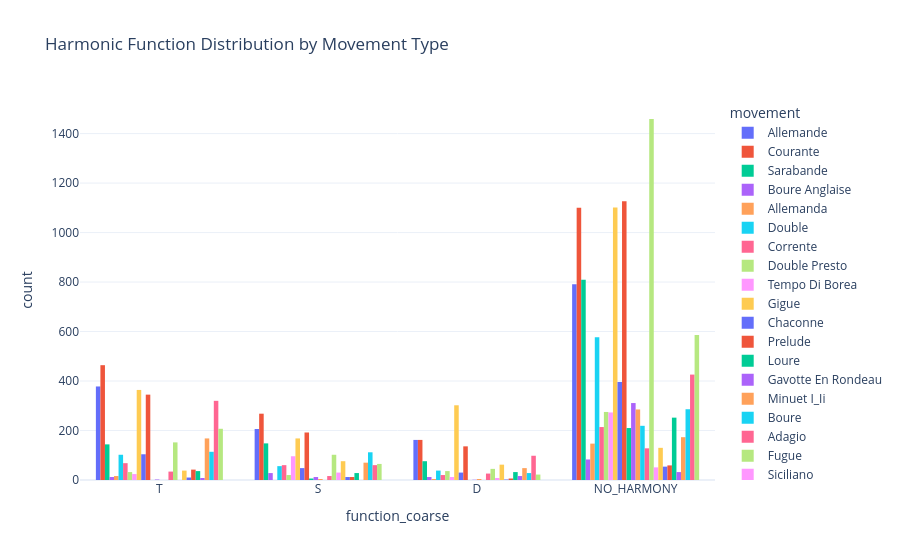

The code cell stored with this chart in its notebook:
### Code cell
fig = px.histogram(
    df,
    x="function_coarse",
    color="movement",
    barmode="group",
    title="Harmonic Function Distribution by Movement Type"
)

fig.show()

### Figure 1 — Plotly figure (JSON) as saved in the notebook; plotly's stock layout.template omitted (floating-point values rounded to 4 significant figures; data arrays with more than 128 entries replaced by an {"elided": "..."} marker saying what was removed)
{"data": [{"alignmentgroup": "True", "bingroup": "x", "hovertemplate": "movement=Allemande<br>function_coarse=%{x}<br>count=%{y}<extra></extra>", "legendgroup": "Allemande", "marker": {"color": "#636efa", "pattern": {"shape": ""}}, "name": "Allemande", "offsetgroup": "Allemande", "orientation": "v", "showlegend": true, "type": "histogram", "x": {"elided": "1537 str values"}, "xaxis": "x", "yaxis": "y"}, {"alignmentgroup": "True", "bingroup": "x", "hovertemplate": "movement=Courante<br>function_coarse=%{x}<br>count=%{y}<extra></extra>", "legendgroup": "Courante", "marker": {"color": "#EF553B", "pattern": {"shape": ""}}, "name": "Courante", "offsetgroup": "Courante", "orientation": "v", "showlegend": true, "type": "histogram", "x": {"elided": "1994 str values"}, "xaxis": "x", "yaxis": "y"}, {"alignmentgroup": "True", "bingroup": "x", "hovertemplate": "movement=Sarabande<br>function_coarse=%{x}<br>count=%{y}<extra></extra>", "legendgroup": "Sarabande", "marker": {"color": "#00cc96", "pattern": {"shape": ""}}, "name": "Sarabande", "offsetgroup": "Sarabande", "orientation": "v", "showlegend": true, "type": "histogram", "x": {"elided": "1177 str values"}, "xaxis": "x", "yaxis": "y"}, {"alignmentgroup": "True", "bingroup": "x", "hovertemplate": "movement=Boure Anglaise<br>function_coarse=%{x}<br>count=%{y}<extra></extra>", "legendgroup": "Boure Anglaise", "marker": {"color": "#ab63fa", "pattern": {"shape": ""}}, "name": "Boure Anglaise", "offsetgroup": "Boure Anglaise", "orientation": "v", "showlegend": true, "type": "histogram", "x": {"elided": "135 str values"}, "xaxis": "x", "yaxis": "y"}, {"alignmentgroup": "True", "bingroup": "x", "hovertemplate": "movement=Allemanda<br>function_coarse=%{x}<br>count=%{y}<extra></extra>", "legendgroup": "Allemanda", "marker": {"color": "#FFA15A", "pattern": {"shape": ""}}, "name": "Allemanda", "offsetgroup": "Allemanda", "orientation": "v", "showlegend": true, "type": "histogram", "x": {"elided": "167 str values"}, "xaxis": "x", "yaxis": "y"}, {"alignmentgroup": "True", "bingroup": "x", "hovertemplate": "movement=Double<br>function_coarse=%{x}<br>count=%{y}<extra></extra>", "legendgroup": "Double", "marker": {"color": "#19d3f3", "pattern": {"shape": ""}}, "name": "Double", "offsetgroup": "Double", "orientation": "v", "showlegend": true, "type": "histogram", "x": {"elided": "773 str values"}, "xaxis": "x", "yaxis": "y"}, {"alignmentgroup": "True", "bingroup": "x", "hovertemplate": "movement=Corrente<br>function_coarse=%{x}<br>count=%{y}<extra></extra>", "legendgroup": "Corrente", "marker": {"color": "#FF6692", "pattern": {"shape": ""}}, "name": "Corrente", "offsetgroup": "Corrente", "orientation": "v", "showlegend": true, "type": "histogram", "x": {"elided": "362 str values"}, "xaxis": "x", "yaxis": "y"}, {"alignmentgroup": "True", "bingroup": "x", "hovertemplate": "movement=Double Presto<br>function_coarse=%{x}<br>count=%{y}<extra></extra>", "legendgroup": "Double Presto", "marker": {"color": "#B6E880", "pattern": {"shape": ""}}, "name": "Double Presto", "offsetgroup": "Double Presto", "orientation": "v", "showlegend": true, "type": "histogram", "x": {"elided": "363 str values"}, "xaxis": "x", "yaxis": "y"}, {"alignmentgroup": "True", "bingroup": "x", "hovertemplate": "movement=Tempo Di Borea<br>function_coarse=%{x}<br>count=%{y}<extra></extra>", "legendgroup": "Tempo Di Borea", "marker": {"color": "#FF97FF", "pattern": {"shape": ""}}, "name": "Tempo Di Borea", "offsetgroup": "Tempo Di Borea", "orientation": "v", "showlegend": true, "type": "histogram", "x": {"elided": "405 str values"}, "xaxis": "x", "yaxis": "y"}, {"alignmentgroup": "True", "bingroup": "x", "hovertemplate": "movement=Gigue<br>function_coarse=%{x}<br>count=%{y}<extra></extra>", "legendgroup": "Gigue", "marker": {"color": "#FECB52", "pattern": {"shape": ""}}, "name": "Gigue", "offsetgroup": "Gigue", "orientation": "v", "showlegend": true, "type": "histogram", "x": {"elided": "1935 str values"}, "xaxis": "x", "yaxis": "y"}, {"alignmentgroup": "True", "bingroup": "x", "hovertemplate": "movement=Chaconne<br>function_coarse=%{x}<br>count=%{y}<extra></extra>", "legendgroup": "Chaconne", "marker": {"color": "#636efa", "pattern": {"shape": ""}}, "name": "Chaconne", "offsetgroup": "Chaconne", "orientation": "v", "showlegend": true, "type": "histogram", "x": {"elided": "578 str values"}, "xaxis": "x", "yaxis": "y"}, {"alignmentgroup": "True", "bingroup": "x", "hovertemplate": "movement=Prelude<br>function_coarse=%{x}<br>count=%{y}<extra></extra>", "legendgroup": "Prelude", "marker": {"color": "#EF553B", "pattern": {"shape": ""}}, "name": "Prelude", "offsetgroup": "Prelude", "orientation": "v", "showlegend": true, "type": "histogram", "x": {"elided": "1800 str values"}, "xaxis": "x", "yaxis": "y"}, {"alignmentgroup": "True", "bingroup": "x", "hovertemplate": "movement=Loure<br>function_coarse=%{x}<br>count=%{y}<extra></extra>", "legendgroup": "Loure", "marker": {"color": "#00cc96", "pattern": {"shape": ""}}, "name": "Loure", "offsetgroup": "Loure", "orientation": "v", "showlegend": true, "type": "histogram", "x": {"elided": "216 str values"}, "xaxis": "x", "yaxis": "y"}, {"alignmentgroup": "True", "bingroup": "x", "hovertemplate": "movement=Gavotte En Rondeau<br>function_coarse=%{x}<br>count=%{y}<extra></extra>", "legendgroup": "Gavotte En Rondeau", "marker": {"color": "#ab63fa", "pattern": {"shape": ""}}, "name": "Gavotte En Rondeau", "offsetgroup": "Gavotte En Rondeau", "orientation": "v", "showlegend": true, "type": "histogram", "x": {"elided": "326 str values"}, "xaxis": "x", "yaxis": "y"}, {"alignmentgroup": "True", "bingroup": "x", "hovertemplate": "movement=Minuet I_Ii<br>function_coarse=%{x}<br>count=%{y}<extra></extra>", "legendgroup": "Minuet I_Ii", "marker": {"color": "#FFA15A", "pattern": {"shape": ""}}, "name": "Minuet I_Ii", "offsetgroup": "Minuet I_Ii", "orientation": "v", "showlegend": true, "type": "histogram", "x": {"elided": "293 str values"}, "xaxis": "x", "yaxis": "y"}, {"alignmentgroup": "True", "bingroup": "x", "hovertemplate": "movement=Boure<br>function_coarse=%{x}<br>count=%{y}<extra></extra>", "legendgroup": "Boure", "marker": {"color": "#19d3f3", "pattern": {"shape": ""}}, "name": "Boure", "offsetgroup": "Boure", "orientation": "v", "showlegend": true, "type": "histogram", "x": {"elided": "219 str values"}, "xaxis": "x", "yaxis": "y"}, {"alignmentgroup": "True", "bingroup": "x", "hovertemplate": "movement=Adagio<br>function_coarse=%{x}<br>count=%{y}<extra></extra>", "legendgroup": "Adagio", "marker": {"color": "#FF6692", "pattern": {"shape": ""}}, "name": "Adagio", "offsetgroup": "Adagio", "orientation": "v", "showlegend": true, "type": "histogram", "x": {"elided": "204 str values"}, "xaxis": "x", "yaxis": "y"}, {"alignmentgroup": "True", "bingroup": "x", "hovertemplate": "movement=Fugue<br>function_coarse=%{x}<br>count=%{y}<extra></extra>", "legendgroup": "Fugue", "marker": {"color": "#B6E880", "pattern": {"shape": ""}}, "name": "Fugue", "offsetgroup": "Fugue", "orientation": "v", "showlegend": true, "type": "histogram", "x": {"elided": "1758 str values"}, "xaxis": "x", "yaxis": "y"}, {"alignmentgroup": "True", "bingroup": "x", "hovertemplate": "movement=Siciliano<br>function_coarse=%{x}<br>count=%{y}<extra></extra>", "legendgroup": "Siciliano", "marker": {"color": "#FF97FF", "pattern": {"shape": ""}}, "name": "Siciliano", "offsetgroup": "Siciliano", "orientation": "v", "showlegend": true, "type": "histogram", "x": ["S", "S", "S", "S", "S", "S", "D", "D", "NO_HARMONY", "NO_HARMONY", "NO_HARMONY", "NO_HARMONY", "NO_HARMONY", "S", "S", "D", "D", "S", "S", "S", "NO_HARMONY", "NO_HARMONY", "NO_HARMONY", "S", "NO_HARMONY", "NO_HARMONY", "S", "S", "S", "S", "S", "S", "S", "S", "S", "D", "D", "NO_HARMONY", "NO_HARMONY", "NO_HARMONY", "NO_HARMONY", "NO_HARMONY", "S", "S", "D", "D", "S", "S", "S", "NO_HARMONY", "NO_HARMONY", "NO_HARMONY", "S", "NO_HARMONY", "NO_HARMONY", "S", "S", "S", "NO_HARMONY", "NO_HARMONY", "NO_HARMONY", "NO_HARMONY", "NO_HARMONY", "NO_HARMONY", "NO_HARMONY", "NO_HARMONY", "NO_HARMONY", "NO_HARMONY", "NO_HARMONY", "NO_HARMONY", "NO_HARMONY", "NO_HARMONY", "NO_HARMONY", "NO_HARMONY", "NO_HARMONY", "NO_HARMONY", "NO_HARMONY", "NO_HARMONY", "NO_HARMONY", "NO_HARMONY", "NO_HARMONY", "NO_HARMONY", "NO_HARMONY", "NO_HARMONY", "NO_HARMONY", "NO_HARMONY", "NO_HARMONY", "NO_HARMONY", "NO_HARMONY"], "xaxis": "x", "yaxis": "y"}, {"alignmentgroup": "True", "bingroup": "x", "hovertemplate": "movement=Presto<br>function_coarse=%{x}<br>count=%{y}<extra></extra>", "legendgroup": "Presto", "marker": {"color": "#FECB52", "pattern": {"shape": ""}}, "name": "Presto", "offsetgroup": "Presto", "orientation": "v", "showlegend": true, "type": "histogram", "x": {"elided": "306 str values"}, "xaxis": "x", "yaxis": "y"}, {"alignmentgroup": "True", "bingroup": "x", "hovertemplate": "movement=Grave<br>function_coarse=%{x}<br>count=%{y}<extra></extra>", "legendgroup": "Grave", "marker": {"color": "#636efa", "pattern": {"shape": ""}}, "name": "Grave", "offsetgroup": "Grave", "orientation": "v", "showlegend": true, "type": "histogram", "x": ["NO_HARMONY", "NO_HARMONY", "NO_HARMONY", "T", "S", "NO_HARMONY", "T", "NO_HARMONY", "T", "NO_HARMONY", "NO_HARMONY", "NO_HARMONY", "NO_HARMONY", "NO_HARMONY", "NO_HARMONY", "NO_HARMONY", "D", "NO_HARMONY", "S", "NO_HARMONY", "T", "NO_HARMONY", "S", "S", "T", "NO_HARMONY", "S", "S", "NO_HARMONY", "NO_HARMONY", "NO_HARMONY", "NO_HARMONY", "T", "S", "NO_HARMONY", "T", "NO_HARMONY", "T", "NO_HARMONY", "NO_HARMONY", "NO_HARMONY", "NO_HARMONY", "NO_HARMONY", "NO_HARMONY", "NO_HARMONY", "D", "NO_HARMONY", "S", "NO_HARMONY", "T", "NO_HARMONY", "S", "S", "T", "NO_HARMONY", "S", "S", "NO_HARMONY", "NO_HARMONY", "NO_HARMONY", "NO_HARMONY", "NO_HARMONY", "NO_HARMONY", "NO_HARMONY", "NO_HARMONY", "NO_HARMONY", "NO_HARMONY", "NO_HARMONY", "NO_HARMONY", "NO_HARMONY", "NO_HARMONY", "NO_HARMONY", "NO_HARMONY", "NO_HARMONY", "NO_HARMONY", "NO_HARMONY", "NO_HARMONY", "NO_HARMONY"], "xaxis": "x", "yaxis": "y"}, {"alignmentgroup": "True", "bingroup": "x", "hovertemplate": "movement=Andante<br>function_coarse=%{x}<br>count=%{y}<extra></extra>", "legendgroup": "Andante", "marker": {"color": "#EF553B", "pattern": {"shape": ""}}, "name": "Andante", "offsetgroup": "Andante", "orientation": "v", "showlegend": true, "type": "histogram", "x": ["T", "S", "T", "T", "NO_HARMONY", "T", "S", "S", "S", "S", "T", "T", "NO_HARMONY", "T", "T", "NO_HARMONY", "T", "T", "T", "NO_HARMONY", "NO_HARMONY", "NO_HARMONY", "T", "T", "T", "T", "D", "T", "T", "D", "NO_HARMONY", "NO_HARMONY", "T", "T", "T", "S", "T", "D", "T", "S", "T", "T", "NO_HARMONY", "T", "S", "S", "S", "S", "T", "T", "NO_HARMONY", "T", "T", "NO_HARMONY", "T", "T", "T", "NO_HARMONY", "NO_HARMONY", "NO_HARMONY", "T", "T", "T", "T", "D", "T", "T", "D", "NO_HARMONY", "NO_HARMONY", "T", "T", "T", "S", "T", "D", "NO_HARMONY", "NO_HARMONY", "NO_HARMONY", "NO_HARMONY", "NO_HARMONY", "NO_HARMONY", "NO_HARMONY", "NO_HARMONY", "NO_HARMONY", "NO_HARMONY", "NO_HARMONY", "NO_HARMONY", "NO_HARMONY", "NO_HARMONY", "NO_HARMONY", "NO_HARMONY", "NO_HARMONY", "NO_HARMONY", "NO_HARMONY", "NO_HARMONY", "NO_HARMONY", "NO_HARMONY", "NO_HARMONY", "NO_HARMONY", "NO_HARMONY", "NO_HARMONY", "NO_HARMONY", "NO_HARMONY", "NO_HARMONY", "NO_HARMONY", "NO_HARMONY", "NO_HARMONY", "NO_HARMONY", "NO_HARMONY", "NO_HARMONY", "NO_HARMONY", "NO_HARMONY", "NO_HARMONY", "NO_HARMONY", "NO_HARMONY", "NO_HARMONY", "NO_HARMONY", "NO_HARMONY"], "xaxis": "x", "yaxis": "y"}, {"alignmentgroup": "True", "bingroup": "x", "hovertemplate": "movement=Allegro<br>function_coarse=%{x}<br>count=%{y}<extra></extra>", "legendgroup": "Allegro", "marker": {"color": "#00cc96", "pattern": {"shape": ""}}, "name": "Allegro", "offsetgroup": "Allegro", "orientation": "v", "showlegend": true, "type": "histogram", "x": {"elided": "348 str values"}, "xaxis": "x", "yaxis": "y"}, {"alignmentgroup": "True", "bingroup": "x", "hovertemplate": "movement=Largo<br>function_coarse=%{x}<br>count=%{y}<extra></extra>", "legendgroup": "Largo", "marker": {"color": "#ab63fa", "pattern": {"shape": ""}}, "name": "Largo", "offsetgroup": "Largo", "orientation": "v", "showlegend": true, "type": "histogram", "x": ["D", "D", "D", "D", "D", "D", "D", "D", "T", "T", "T", "T", "D", "D", "D", "D", "D", "D", "D", "D", "T", "T", "T", "T", "NO_HARMONY", "NO_HARMONY", "NO_HARMONY", "NO_HARMONY", "NO_HARMONY", "NO_HARMONY", "NO_HARMONY", "NO_HARMONY", "NO_HARMONY", "NO_HARMONY", "NO_HARMONY", "NO_HARMONY", "NO_HARMONY", "NO_HARMONY", "NO_HARMONY", "NO_HARMONY", "NO_HARMONY", "NO_HARMONY", "NO_HARMONY", "NO_HARMONY", "NO_HARMONY", "NO_HARMONY", "NO_HARMONY", "NO_HARMONY", "NO_HARMONY", "NO_HARMONY", "NO_HARMONY", "NO_HARMONY", "NO_HARMONY", "NO_HARMONY", "NO_HARMONY", "NO_HARMONY"], "xaxis": "x", "yaxis": "y"}, {"alignmentgroup": "True", "bingroup": "x", "hovertemplate": "movement=Allegro Assai<br>function_coarse=%{x}<br>count=%{y}<extra></extra>", "legendgroup": "Allegro Assai", "marker": {"color": "#FFA15A", "pattern": {"shape": ""}}, "name": "Allegro Assai", "offsetgroup": "Allegro Assai", "orientation": "v", "showlegend": true, "type": "histogram", "x": {"elided": "459 str values"}, "xaxis": "x", "yaxis": "y"}, {"alignmentgroup": "True", "bingroup": "x", "hovertemplate": "movement=Menuet I_Ii<br>function_coarse=%{x}<br>count=%{y}<extra></extra>", "legendgroup": "Menuet I_Ii", "marker": {"color": "#19d3f3", "pattern": {"shape": ""}}, "name": "Menuet I_Ii", "offsetgroup": "Menuet I_Ii", "orientation": "v", "showlegend": true, "type": "histogram", "x": {"elided": "540 str values"}, "xaxis": "x", "yaxis": "y"}, {"alignmentgroup": "True", "bingroup": "x", "hovertemplate": "movement=Bourree I_Ii<br>function_coarse=%{x}<br>count=%{y}<extra></extra>", "legendgroup": "Bourree I_Ii", "marker": {"color": "#FF6692", "pattern": {"shape": ""}}, "name": "Bourree I_Ii", "offsetgroup": "Bourree I_Ii", "orientation": "v", "showlegend": true, "type": "histogram", "x": {"elided": "904 str values"}, "xaxis": "x", "yaxis": "y"}, {"alignmentgroup": "True", "bingroup": "x", "hovertemplate": "movement=Gavotte I_Ii<br>function_coarse=%{x}<br>count=%{y}<extra></extra>", "legendgroup": "Gavotte I_Ii", "marker": {"color": "#B6E880", "pattern": {"shape": ""}}, "name": "Gavotte I_Ii", "offsetgroup": "Gavotte I_Ii", "orientation": "v", "showlegend": true, "type": "histogram", "x": {"elided": "880 str values"}, "xaxis": "x", "yaxis": "y"}], "layout": {"barmode": "group", "legend": {"title": {"text": "movement"}, "tracegroupgap": 0}, "title": {"text": "Harmonic Function Distribution by Movement Type"}, "xaxis": {"anchor": "y", "domain": [0, 1], "title": {"text": "function_coarse"}}, "yaxis": {"anchor": "x", "domain": [0, 1], "title": {"text": "count"}}}}
